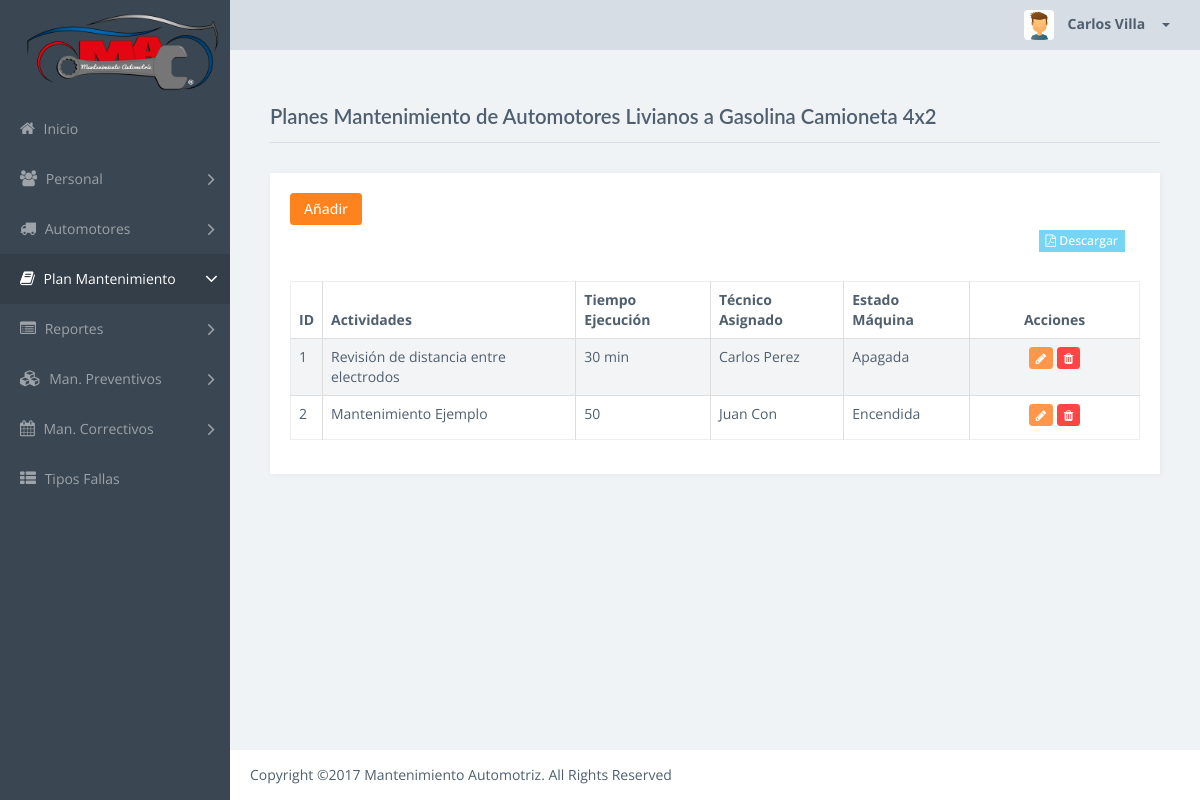
The app's page /Plan/listar/1 (signed in) with its own data.
### tables this page shows
CREATE TABLE `tipo_vehiculo` (
  `id` int(11) NOT NULL AUTO_INCREMENT,
  `nombre` varchar(128) NOT NULL,
  `tipo_conductor` int(11) NOT NULL DEFAULT '0',
  `plan_mantenimiento` int(11) NOT NULL,
  `descripcion` varchar(512) NOT NULL,
  PRIMARY KEY (`id`)
);

CREATE TABLE `plan_mantenimiento` (
  `id` int(11) NOT NULL AUTO_INCREMENT,
  `tiempo_ejecucion` varchar(64) NOT NULL,
  `estado_maquina` tinyint(4) NOT NULL,
  `herramientas` varchar(256) NOT NULL,
  `materiales` varchar(256) NOT NULL,
  `equipo` varchar(256) DEFAULT NULL,
  `procedimiento` text NOT NULL,
  `observaciones` varchar(2048) NOT NULL,
  `tarea` varchar(1024) NOT NULL,
  `tecnico_id` int(11) NOT NULL,
  `tipo_id` int(11) NOT NULL,
  `unidad_id` int(11) NOT NULL,
  `unidad_numero` int(11) NOT NULL,
  `alerta_numero` int(11) NOT NULL,
  `eliminado` tinyint(4) NOT NULL DEFAULT '0',
  `url` varchar(512) DEFAULT NULL,
  PRIMARY KEY (`id`)
);

CREATE TABLE `usuario` (
  `id` int(11) NOT NULL AUTO_INCREMENT,
  `tipo_usuario_id` int(11) NOT NULL,
  `nombres` varchar(64) NOT NULL,
  `apellidos` varchar(64) NOT NULL,
  `identificacion` varchar(13) NOT NULL,
  `direccion` varchar(512) NOT NULL,
  `telefono` varchar(10) DEFAULT NULL,
  `celular` varchar(10) DEFAULT NULL,
  `email` varchar(128) DEFAULT NULL,
  `usuario` varchar(64) NOT NULL,
  `password` varchar(128) NOT NULL,
  `eliminado` int(11) NOT NULL DEFAULT '0',
  `vehiculos` int(11) NOT NULL DEFAULT '0',
  PRIMARY KEY (`id`),
  KEY `fk_tecnico_tipo_usuario_idx` (`tipo_usuario_id`),
  CONSTRAINT `fk_tecnico_tipo_usuario` FOREIGN KEY (`tipo_usuario_id`) REFERENCES `tipo_usuario` (`id`) ON DELETE NO ACTION ON UPDATE NO ACTION
);

### controllers/PlanControlador.php (called while the page is built, shortened)
<?php
require_once (PATH_MODELOS . "/PlanModelo.php");
class PlanControlador {
	public function listar() {
		$model = new PlanModelo();
		$datos = $model->obtenerListadoPlan();
		$tipo = $model->obtenerTipo();
		require_once PATH_VISTAS."/Plan/vista.listado.php";
	}
}

### index.php (called while the page is built, shortened)
<?php
if(isset($_GET['action'])){
	$redirect = ($_GET['action']!='')?$_GET['action']:"listar";
}
$controller = new $controllerName();
$controller->$redirect();
?>

### views/Plan/index.php (called while the page is built, shortened)
<?php
require_once("../../index.php");
?>

### models/PlanModelo.php (called while the page is built, shortened)
<?php
require_once(PATH_MODELOS."/BaseModelo.php");
class PlanModelo {
	public function obtenerListadoPlan($tipo_id=null){
		if($tipo_id==null){
			$tipo = $_GET['id'];
		}else{
			$tipo = $tipo_id;
		}
		$model = new BaseModelo();
		$sql = "select p.*, u.nombres, u.apellidos from plan_mantenimiento as p
				inner join usuario as u on u.id = p.tecnico_id
				where p.eliminado = 0 and tipo_id=".$tipo;
		$result = $model->ejecutarSql($sql);
		return $model->obtenerCampos($result);
	}
	public function obtenerTipo($tipo_id=null)
	{
		if(isset($tipo_id)){
			$tipo = $tipo_id;
		}
		else{
			$tipo = $_GET['id'];
		}
		$model = new BaseModelo();
		if($tipo <> 4){
			$sql = "select * from tipo_vehiculo where plan_mantenimiento = ".$tipo;
			$result = $model->ejecutarSql($sql);
			$resultArray = $model->obtenerCampos($result);
			$resultArray = isset($resultArray[0])?$resultArray[0]:null;
		}
		else{
			$resultArray['plan_mantenimiento'] = 4;
			$resultArray['nombre'] ="Maquinaria Pesada";
			$resultArray['descripcion'] ="Maquinaria Pesada";
		}
		return $resultArray;
	}
}

### models/BaseModelo.php (called while the page is built, shortened)
<?php
class BaseModelo
{
	private $username = USERNAME;
	private $password = PASSWORD;
	private $database = DATABASE;
	private $host = HOSTNAME_DATABASE;
	private $conexion;
	private function abrirConexion()
	{
		$this->conexion=mysqli_connect($this->host,$this->username,$this->password,$this->database);
		mysqli_set_charset($this->conexion,'utf8');
	}
	public function ejecutarSql($sql,$obtenerId = false)
	{
		$result=mysqli_query($this->conexion,$sql);
		return $result;
	}
	public function obtenerCampos($resultado){
		$resultArray = array();
		if($resultado !== false){
			while ($row = mysqli_fetch_assoc($resultado))
			{
				$resultArray[] = $row;
			}
		}
		return $resultArray;
	}
}

### views/Plan/vista.listado.php (the view, shortened to what this page needs)
<?php include_once PATH_TEMPLATE.'/header.php';?>
<div class="title-block">
    <h1 class="title"> Planes Mantenimiento de <?php echo $tipo['descripcion']; ?></h1>
</div>
<div class="card">
	<div class="card-block">
		<div class="card-title-block">
			<a href='../../Plan/editar/<?php echo $tipo['plan_mantenimiento'];?>-0' class='btn btn-primary rounded' title='Añadir' >
				<i class="glyphicon glyphicon-plus"></i> Añadir
			</a>
	    </div>
	    <div class="row">
			<div class="form-group  col-sm-12" align="right">
				<?php if (count($datos)>0){?>
				<a href="../visualizarPdf/<?php echo $tipo['plan_mantenimiento']?>" target='_blank' class='btn btn-info btn-sm' title='Descargar' ><i class='fa fa-file-pdf-o'></i>  Descargar</a>
				<?php }?>
			</div>
		</div>
	<div class="table-responsive">
		<table class="table table-striped table-bordered table-hover" id="dataTables-example">
	    	<thead>
			    <tr>
			    	<th>ID</th>
				    <th>Actividades</th>
				    <th>Tiempo Ejecución</th>
				    <th>Técnico Asignado</th>
				    <th>Estado Máquina</th>
				    <th style="text-align: center; width: 20%">Acciones</th>
	    		</tr>
    		</thead>
    		<tbody>
    		<?php
    			if( $datos != 0){
    				$contador =1;
    				foreach ($datos as $item) {
    					$estado = ($item['estado_maquina'])?'Encendida':'Apagada';
		    			echo "<tr><td>".$contador."</td>";
		    			echo "<td>".$item['tarea']."</td>";
		    			echo "<td>".$item['tiempo_ejecucion']."</td>";
		    			echo "<td>".$item['nombres']." ".$item['apellidos']."</td>";
		    			echo "<td>".$estado."</td>";
		    			$id = $tipo['plan_mantenimiento']."-".$item['id'];
		    			echo "<td align='center'>
						<a href='../../Plan/editar/".$id."' class='btn btn-warning btn-sm rounded' title='Editar' ><i class='fa fa-pencil'></i></a>
						<a href='javascript:if(confirm(\"Está seguro que desea eliminar el elemento seleccionado?\")){redirect(\"".$id."\");}' class='btn btn-danger btn-sm rounded' title='Eliminar'><i class='fa fa-trash'></i></a></td>";
		    			$contador++;
    				}
    			}?>
    		</tbody>
    	</table>
		</div>
	</div>
</div>
<?php include_once PATH_TEMPLATE.'/footer.php';?>
<link href="<?php echo PATH_CSS; ?>/dataTables.bootstrap.css" rel="stylesheet">
<link href="<?php echo PATH_CSS; ?>/bootstrapValidator.min.css" rel="stylesheet">

### records on screen
tipo_vehiculo: descripcion "Automotores Livianos a Gasolina Camioneta 4x2"
plan_mantenimiento: tarea "Revisión de distancia entre electrodos", tiempo_ejecucion "30 min", usuario.nombres "Carlos", usuario.apellidos "Perez", estado_maquina "Apagada"
plan_mantenimiento: tarea "Mantenimiento Ejemplo", tiempo_ejecucion "50", usuario.nombres "Juan", usuario.apellidos "Con", estado_maquina "Encendida"

### other values on screen
$_SESSION['SESSION_USER']['nombres'] "Carlos"
$_SESSION['SESSION_USER']['apellidos'] "Villa"
